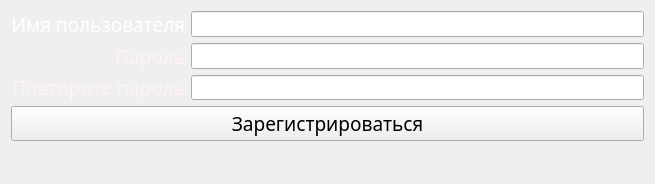
<?xml version="1.0" encoding="UTF-8"?>
<ui version="4.0">
 <class>RegisterForm</class>
 <widget class="QWidget" name="RegisterForm">
  <property name="geometry">
   <rect>
    <x>0</x>
    <y>0</y>
    <width>655</width>
    <height>184</height>
   </rect>
  </property>
  <property name="sizePolicy">
   <sizepolicy hsizetype="Fixed" vsizetype="Fixed">
    <horstretch>0</horstretch>
    <verstretch>0</verstretch>
   </sizepolicy>
  </property>
  <property name="minimumSize">
   <size>
    <width>655</width>
    <height>150</height>
   </size>
  </property>
  <property name="maximumSize">
   <size>
    <width>655</width>
    <height>184</height>
   </size>
  </property>
  <property name="windowTitle">
   <string>Register new account</string>
  </property>
  <property name="styleSheet">
   <string notr="true"/>
  </property>
  <layout class="QGridLayout" name="gridLayout">
   <item row="0" column="1">
    <layout class="QVBoxLayout" name="verticalLayout_2">
     <item>
      <widget class="QLineEdit" name="input_username">
       <property name="sizePolicy">
        <sizepolicy hsizetype="Expanding" vsizetype="Preferred">
         <horstretch>0</horstretch>
         <verstretch>0</verstretch>
        </sizepolicy>
       </property>
       <property name="font">
        <font>
         <family>Arial</family>
         <pointsize>14</pointsize>
        </font>
       </property>
      </widget>
     </item>
     <item>
      <widget class="QLineEdit" name="input_password">
       <property name="sizePolicy">
        <sizepolicy hsizetype="Expanding" vsizetype="Preferred">
         <horstretch>0</horstretch>
         <verstretch>0</verstretch>
        </sizepolicy>
       </property>
       <property name="font">
        <font>
         <family>Arial</family>
         <pointsize>14</pointsize>
         <weight>50</weight>
         <italic>false</italic>
         <bold>false</bold>
        </font>
       </property>
       <property name="toolTip">
        <string>&lt;html&gt;&lt;head/&gt;&lt;body&gt;&lt;p&gt;Нажмите F1, чтобы увидеть пароль&lt;/p&gt;&lt;p&gt;Нажмите F2, чтобы сгенерировать случайный пароль&lt;/p&gt;&lt;/body&gt;&lt;/html&gt;</string>
       </property>
       <property name="echoMode">
        <enum>QLineEdit::Password</enum>
       </property>
      </widget>
     </item>
     <item>
      <widget class="QLineEdit" name="input_repeat_password">
       <property name="sizePolicy">
        <sizepolicy hsizetype="Expanding" vsizetype="Preferred">
         <horstretch>0</horstretch>
         <verstretch>0</verstretch>
        </sizepolicy>
       </property>
       <property name="font">
        <font>
         <family>Arial</family>
         <pointsize>14</pointsize>
         <weight>50</weight>
         <italic>false</italic>
         <bold>false</bold>
        </font>
       </property>
       <property name="echoMode">
        <enum>QLineEdit::Password</enum>
       </property>
      </widget>
     </item>
    </layout>
   </item>
   <item row="0" column="0">
    <layout class="QVBoxLayout" name="verticalLayout">
     <item>
      <widget class="QLabel" name="label_1">
       <property name="font">
        <font>
         <family>Segoe MDL2 Assets</family>
         <pointsize>14</pointsize>
         <italic>false</italic>
        </font>
       </property>
       <property name="styleSheet">
        <string notr="true">color: rgb(255, 255, 255);</string>
       </property>
       <property name="text">
        <string>Имя пользователя</string>
       </property>
       <property name="alignment">
        <set>Qt::AlignRight|Qt::AlignTrailing|Qt::AlignVCenter</set>
       </property>
      </widget>
     </item>
     <item>
      <widget class="QLabel" name="label_2">
       <property name="font">
        <font>
         <family>Segoe MDL2 Assets</family>
         <pointsize>14</pointsize>
         <italic>false</italic>
        </font>
       </property>
       <property name="toolTip">
        <string>&lt;html&gt;&lt;head/&gt;&lt;body&gt;&lt;p&gt;&lt;span style=&quot; color:#0000ff;&quot;&gt;Требования к паролю:&lt;/span&gt;&lt;/p&gt;&lt;p&gt;&lt;span style=&quot; color:#0000ff;&quot;&gt;- Не менее 8 символов&lt;/span&gt;&lt;/p&gt;&lt;p&gt;&lt;span style=&quot; color:#0000ff;&quot;&gt;- Должен содержать буквы разных регистров&lt;/span&gt;&lt;/p&gt;&lt;p&gt;&lt;span style=&quot; color:#0000ff;&quot;&gt;- В пароле должна быть хотя бы одна цифра&lt;/span&gt;&lt;/p&gt;&lt;/body&gt;&lt;/html&gt;</string>
       </property>
       <property name="styleSheet">
        <string notr="true">color: rgb(255, 242, 242);</string>
       </property>
       <property name="text">
        <string>Пароль</string>
       </property>
       <property name="alignment">
        <set>Qt::AlignRight|Qt::AlignTrailing|Qt::AlignVCenter</set>
       </property>
      </widget>
     </item>
     <item>
      <widget class="QLabel" name="label_3">
       <property name="font">
        <font>
         <family>Segoe MDL2 Assets</family>
         <pointsize>14</pointsize>
         <italic>false</italic>
        </font>
       </property>
       <property name="styleSheet">
        <string notr="true">color: rgb(255, 242, 242);</string>
       </property>
       <property name="text">
        <string>Повторите пароль</string>
       </property>
       <property name="alignment">
        <set>Qt::AlignRight|Qt::AlignTrailing|Qt::AlignVCenter</set>
       </property>
      </widget>
     </item>
    </layout>
   </item>
   <item row="2" column="0" colspan="2">
    <widget class="QLabel" name="message_label">
     <property name="sizePolicy">
      <sizepolicy hsizetype="Preferred" vsizetype="Preferred">
       <horstretch>0</horstretch>
       <verstretch>0</verstretch>
      </sizepolicy>
     </property>
     <property name="font">
      <font>
       <family>Segoe MDL2 Assets</family>
       <pointsize>14</pointsize>
       <italic>false</italic>
      </font>
     </property>
     <property name="styleSheet">
      <string notr="true">color: rgb(255, 0, 0);</string>
     </property>
     <property name="text">
      <string/>
     </property>
     <property name="alignment">
      <set>Qt::AlignCenter</set>
     </property>
    </widget>
   </item>
   <item row="1" column="0" colspan="2">
    <widget class="QPushButton" name="btn_register">
     <property name="font">
      <font>
       <family>Segoe MDL2 Assets</family>
       <pointsize>14</pointsize>
       <italic>false</italic>
      </font>
     </property>
     <property name="styleSheet">
      <string notr="true"/>
     </property>
     <property name="text">
      <string>Зарегистрироваться</string>
     </property>
    </widget>
   </item>
  </layout>
  <zorder>btn_register</zorder>
  <zorder>message_label</zorder>
 </widget>
 <resources/>
 <connections/>
</ui>
